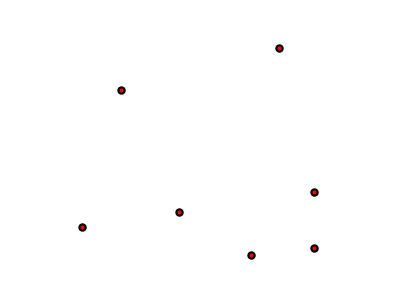
#> input picture images/point.jpg, 400 x 300 px, found by its file name
$ python point_detection.py
#> lines starting #> are read from the running program, lines starting #| are printed output that depends on the picture
#> further down, rgb_image is the input picture: shape (300, 400, 3); mean R, G, B 254.3, 254.2, 254.2
import numpy as np
import matplotlib.pyplot as plt


def make_gray_image(image):
    gray_image = np.mean(image, axis=2).astype(np.uint8)
    return gray_image

def do_point_detection(image, kernel):
    pad_width = kernel.shape[0] // 2
    image = np.pad(image, pad_width, mode='constant')

    detected_image = np.zeros_like(image)
    for i in range(pad_width, image.shape[0]-pad_width):
        for j in range(pad_width, image.shape[1]-pad_width):
            local_region = image[i-pad_width : i+pad_width+1, j-pad_width : j+pad_width+1]
            val = np.sum(local_region * kernel)
            if val > 255:
                detected_image[i, j] = 255
            else:
                detected_image[i, j] = 0
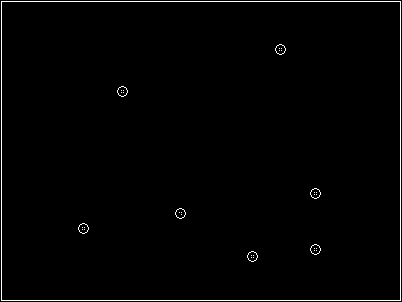
#> detected_image: shape (302, 402); 1.3% white in thin lines or dots
    detected_image = detected_image[pad_width:-pad_width, pad_width:-pad_width]
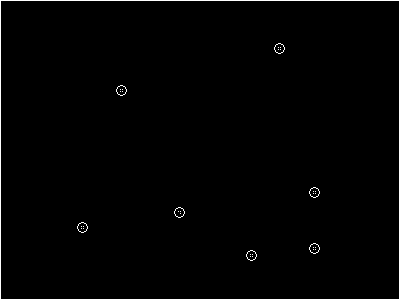
#> detected_image: shape (300, 400); 1.3% white in thin lines or dots
    return detected_image

rgb_image = plt.imread('images/point.jpg')
gray_image = make_gray_image(rgb_image)

kernel = np.array([[-1, -1, -1],
                   [-1, 8, -1],
                   [-1, -1, -1]])

point_detected_image = do_point_detection(gray_image, kernel)


plt.figure(figsize=(7,6))
plt.subplot(121)
plt.imshow(gray_image, cmap='gray', vmin=0, vmax=255)
plt.title('Original')
plt.subplot(122)
plt.imshow(point_detected_image, cmap='gray', vmin=0, vmax=255)
plt.title('Detected')

plt.tight_layout()
plt.show()
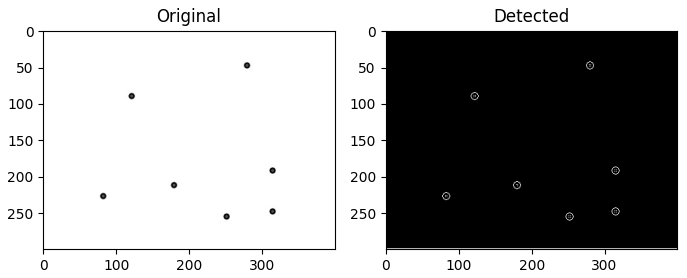
#> figure drawn by matplotlib, 2 panels
